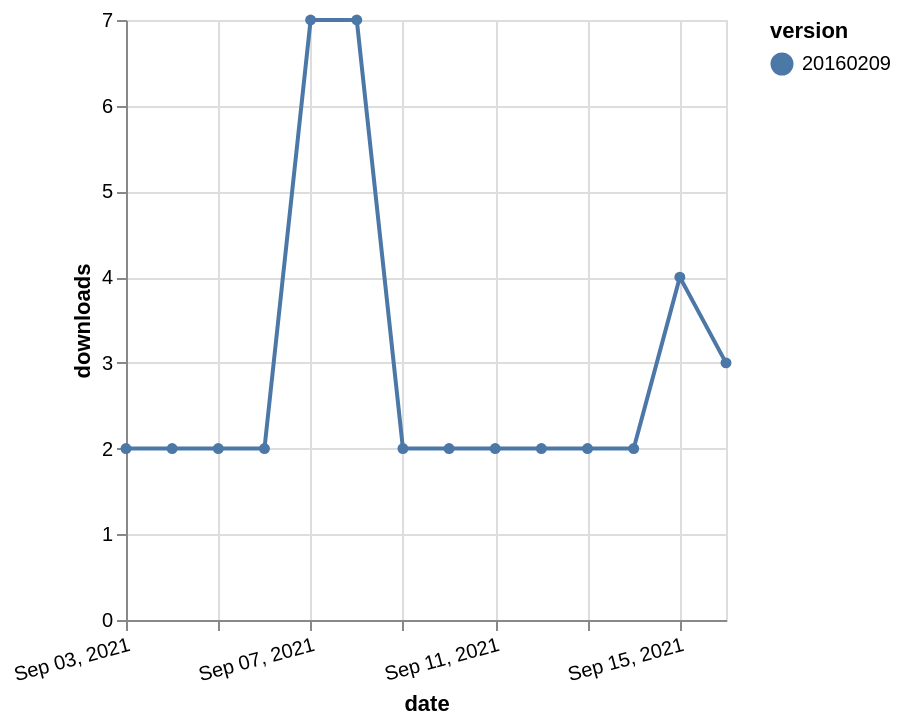

The Vega-Lite source for this figure:
### Vega-Lite specification from a JSON file in a GitHub repository (floating-point values rounded to 4 significant figures)
{"$schema": "https://vega.github.io/schema/vega-lite/v5.json", "description": "A simple bar chart with embedded data.", "data": {"values": [{"date": "2021-09-03", "total": 3747, "delta": 2, "version": "20160209"}, {"date": "2021-09-04", "total": 3749, "delta": 2, "version": "20160209"}, {"date": "2021-09-05", "total": 3751, "delta": 2, "version": "20160209"}, {"date": "2021-09-06", "total": 3753, "delta": 2, "version": "20160209"}, {"date": "2021-09-07", "total": 3760, "delta": 7, "version": "20160209"}, {"date": "2021-09-08", "total": 3767, "delta": 7, "version": "20160209"}, {"date": "2021-09-09", "total": 3769, "delta": 2, "version": "20160209"}, {"date": "2021-09-10", "total": 3771, "delta": 2, "version": "20160209"}, {"date": "2021-09-11", "total": 3773, "delta": 2, "version": "20160209"}, {"date": "2021-09-12", "total": 3775, "delta": 2, "version": "20160209"}, {"date": "2021-09-13", "total": 3777, "delta": 2, "version": "20160209"}, {"date": "2021-09-14", "total": 3779, "delta": 2, "version": "20160209"}, {"date": "2021-09-15", "total": 3783, "delta": 4, "version": "20160209"}, {"date": "2021-09-16", "total": 3786, "delta": 3, "version": "20160209"}]}, "width": "container", "mark": {"type": "line", "point": {"filled": true}}, "encoding": {"x": {"field": "date", "type": "temporal", "timeUnit": "yearmonthdate", "title": "date", "axis": {"labelAngle": -15}}, "y": {"field": "delta", "type": "quantitative", "title": "downloads"}, "color": {"field": "version", "type": "nominal"}, "tooltip": {"field": "delta"}}}
